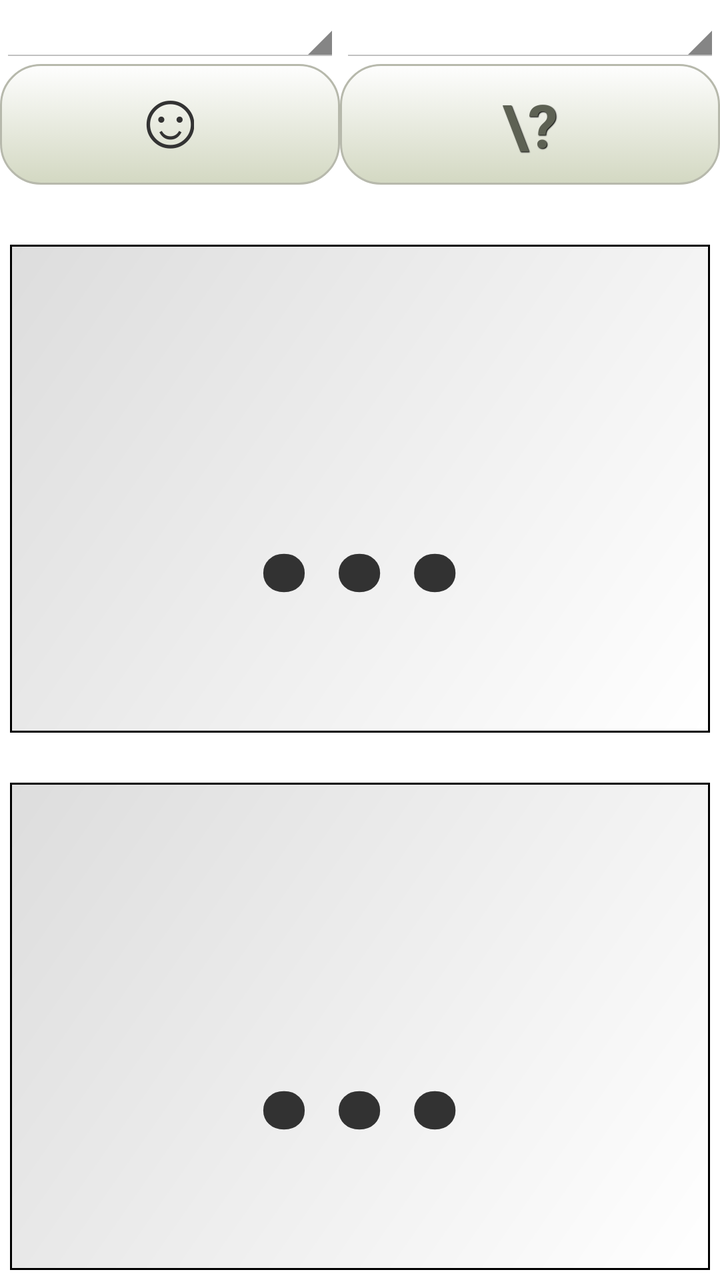
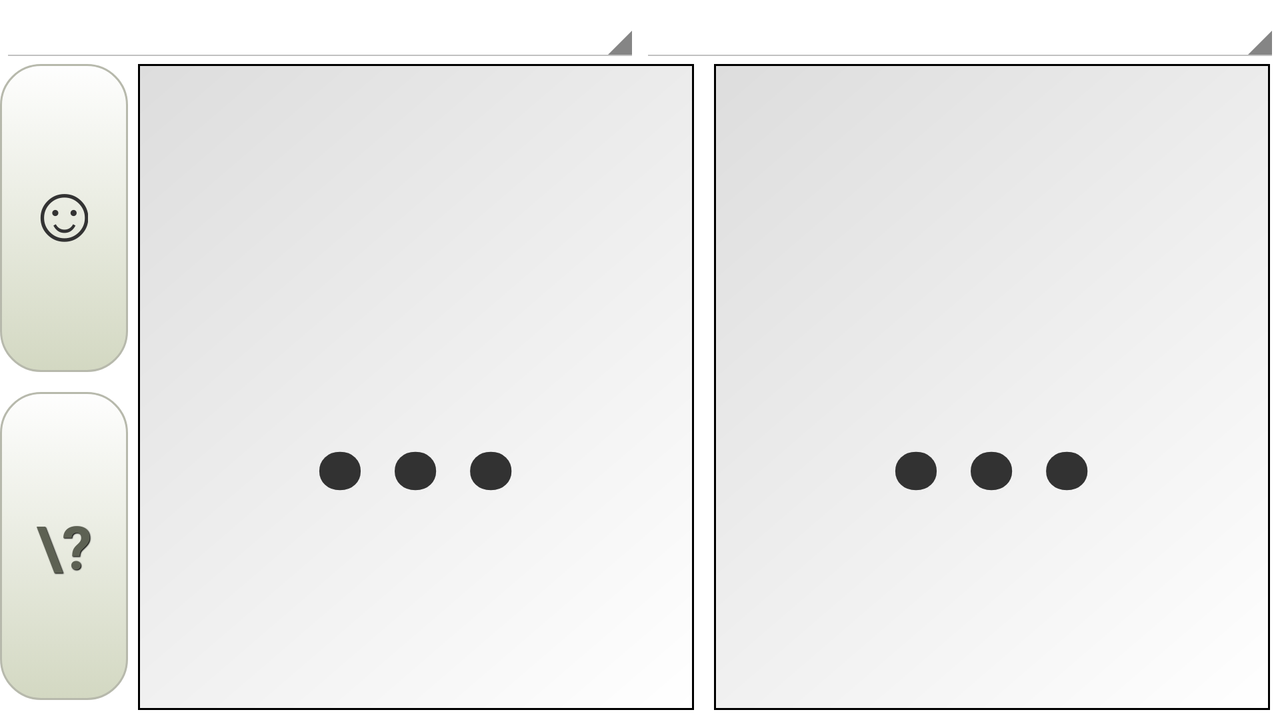

Two renders of one Android screen. The first uses the default layout on a phone; the second uses the alternative layout the repository ships for a different screen configuration, on a matching device. The two XML files are below.
<!-- AndroidManifest.xml: application theme AppTheme -->
<!-- res/layout/estimate.xml -->
<LinearLayout xmlns:android="http://schemas.android.com/apk/res/android"
    xmlns:tools="http://schemas.android.com/tools"
    android:layout_width="match_parent"
    android:layout_height="match_parent"
    android:orientation="vertical">
    <TableLayout
        android:layout_width="fill_parent"
        android:layout_height="wrap_content"
        android:orientation="horizontal">
        <TableRow
            android:layout_width="match_parent"
            android:layout_height="wrap_content">
            <Spinner
                android:id="@+id/estimateLeft"
                android:layout_width="fill_parent"
                android:layout_height="wrap_content"
                android:layout_weight="1" />
            <Spinner
                android:id="@+id/estimateRight"
                android:layout_width="fill_parent"
                android:layout_height="wrap_content"
                android:layout_weight="1" />
        </TableRow>
        <TableRow
            android:layout_width="match_parent"
            android:layout_height="wrap_content">
            <ImageButton
                android:id="@+id/smile"
                android:src="@drawable/smiley_button"
                android:layout_weight="1"
                android:layout_width="match_parent"
                android:layout_height="match_parent"
                style="@style/mainScreenMenuButton"
                android:gravity="center"
                android:onClick="onClickStartBreakActivity" />
            <Button
                android:id="@+id/unknow"
                android:text="\?"
                android:layout_weight="1"
                android:layout_width="match_parent"
                android:layout_height="wrap_content"
                style="@style/mainScreenMenuButton"
                android:gravity="center"
                android:onClick="onClickStartUnknownEstimateActivity" />
        </TableRow>
    </TableLayout>
    <TextView
        android:id="@+id/optimistic"
        android:text="..."
        style="@style/bigChitText"
        android:background="@drawable/karteczka"
        android:layout_width="fill_parent"
        android:layout_height="fill_parent"
        android:layout_weight="1" />
    <TextView
        android:id="@+id/pessimistic"
        android:text="..."
        style="@style/bigChitText"
        android:background="@drawable/karteczka"
        android:layout_width="fill_parent"
        android:layout_height="fill_parent"
        android:layout_weight="1" />
</LinearLayout>
<!-- resources referenced by this layout -->
<resources>
  <!-- drawable karteczka (drawable-hdpi) -->
  <shape xmlns:android="http://schemas.android.com/apk/res/android" android:shape="rectangle" >
      <gradient
              android:startColor="#FFFFFF"
              android:endColor="#DDDDDD"
              android:angle="135" />
      <stroke android:width="1dip" android:color="#000000"/>
  </shape>
  <!-- drawable smiley_button: png bitmap (drawable-hdpi, 3740 bytes) -->
  <style name="bigChitText">
          <item name="android:textSize">130sp</item>
          <item name="android:textStyle">bold</item>
          <item name="android:gravity">center</item>
          <item name="android:layout_marginLeft">5dp</item>
          <item name="android:layout_marginTop">20dp</item>
          <item name="android:layout_marginRight">5dp</item>
          <item name="android:layout_marginBottom">5dp</item>
      </style>
  <style name="mainScreenMenuButton" parent="@android:style/Widget.Button">
          <item name="android:textSize">30sp</item>
          <item name="android:textStyle">bold</item>
          <item name="android:textColor">#5d6153</item>
          <item name="android:gravity">center</item>
          <item name="android:shadowColor">#000000</item>
          <item name="android:shadowDx">1</item>
          <item name="android:shadowDy">1</item>
          <item name="android:shadowRadius">0.6</item>
          <item name="android:background">@drawable/button_gradient</item>
          <item name="android:padding">10dip</item>
          <item name="android:layout_marginBottom">10dp</item>
      </style>
  <style name="AppTheme" parent="AppBaseTheme">
          
          <item name="android:spinnerItemStyle">@style/spinnerItemCustomStyle</item>
          <item name="android:spinnerDropDownItemStyle">@style/spinnerDropDownItemCustomStyle</item>
      </style>
  <!-- drawable button_gradient (drawable-hdpi) -->
  <?xml version="1.0" encoding="utf-8"?>
  <selector xmlns:android="http://schemas.android.com/apk/res/android" >
  <item android:state_pressed="true" >
      <shape android:shape="rectangle"  >
          <corners android:radius="20dip" />
          <stroke android:width="1dip" android:color="#b7b9ac" />
          <gradient  android:angle="-90"  android:startColor="#a3a890" android:endColor="#d3d5c9"  />
      </shape>
  </item>
  <item android:state_focused="true">
      <shape android:shape="rectangle"  >
          <corners android:radius="20dip" />
          <stroke android:width="1dip" android:color="#b7b9ac" />
          <solid  android:color="#d3d8c2"/>
      </shape>
  </item>
  <item >
      <shape android:shape="rectangle"  >
          <corners android:radius="20dip" />
          <stroke android:width="1dip" android:color="#b7b9ac" />
          <gradient  android:angle="-90"  android:startColor="#fefefe" android:endColor="#d3d8c2" />
      </shape>
  </item>
  </selector>
  <style name="AppBaseTheme" parent="android:Theme.Holo.Light.DarkActionBar">
          
      </style>
  <style name="spinnerItemCustomStyle">
          <item name="android:textColor">#F62</item>
      </style>
  <style name="spinnerDropDownItemCustomStyle">
          <item name="android:textColor">#F62</item>
      </style>
</resources>
<!-- res/layout-land/estimate.xml (the repository's variant of the layout above) -->
<!-- drawn on the phone turned sideways -->
<?xml version="1.0" encoding="utf-8"?>
<LinearLayout xmlns:android="http://schemas.android.com/apk/res/android"
    android:orientation="vertical" android:layout_width="match_parent"
    android:layout_height="match_parent">
    <LinearLayout
        android:layout_width="fill_parent"
        android:layout_height="wrap_content">
        <Spinner
            android:id="@+id/estimateLeft"
            android:layout_width="match_parent"
            android:layout_height="wrap_content"
            android:layout_centerVertical="true"
            android:layout_alignParentLeft="true"
            android:layout_weight="1"/>
        <Spinner
            android:id="@+id/estimateRight"
            android:layout_width="fill_parent"
            android:layout_height="wrap_content"
            android:layout_toRightOf="@+id/estimateLeft"
            android:layout_weight="1" />
    </LinearLayout>
    <LinearLayout
        android:layout_width="fill_parent"
        android:layout_height="fill_parent">
        <LinearLayout
            android:layout_width="wrap_content"
            android:layout_height="fill_parent"
            android:orientation="vertical">
            <ImageButton
                android:id="@+id/smile"
                android:src="@drawable/smiley_button"
                android:layout_weight="1"
                android:layout_width="match_parent"
                android:layout_height="fill_parent"
                style="@style/mainScreenMenuButton"
                android:gravity="center"
                android:onClick="onClickStartBreakActivity" />
            <Button
                android:id="@+id/unknow"
                android:text="\?"
                android:layout_weight="1"
                android:layout_width="match_parent"
                android:layout_height="fill_parent"
                style="@style/mainScreenMenuButton"
                android:gravity="center"
                android:onClick="onClickStartUnknownEstimateActivity" />
        </LinearLayout>
        <TextView
            android:id="@+id/optimistic"
            android:text="..."
            style="@style/bigChitText"
            android:layout_marginTop="0dp"
            android:background="@drawable/karteczka"
            android:layout_width="fill_parent"
            android:layout_height="fill_parent"
            android:layout_weight="1" />
        <TextView
            android:id="@+id/pessimistic"
            android:text="..."
            style="@style/bigChitText"
            android:layout_marginTop="0dp"
            android:background="@drawable/karteczka"
            android:layout_width="fill_parent"
            android:layout_height="fill_parent"
            android:layout_weight="1" />
    </LinearLayout>
</LinearLayout>
